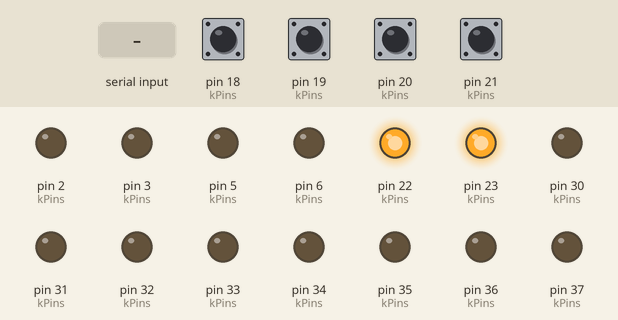
Bench run of a sketch on a simulated Arduino Mega 2560, built with avr-gcc and run on an emulated ATmega2560. On the bench: output pins drawn as LEDs (lit = HIGH). The test bench sets the inputs (shaded band); at power-on: pin 18 (kPins), pin 19 (kPins), pin 20 (kPins), pin 21 (kPins) HIGH. What the sketch prints to the serial monitor is not drawn.

Above: at 1.2 s.
1.3 s: "1\n" received over Serial
At 2.3 s:
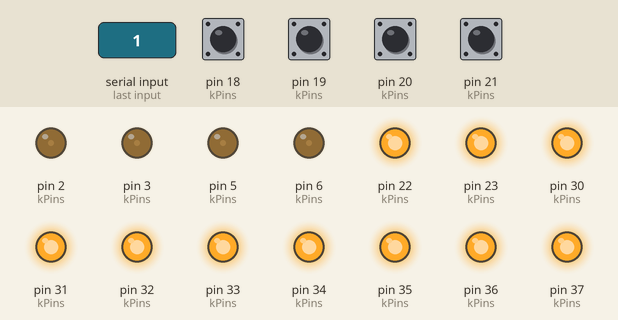
2.8 s: "0\n" received over Serial
At 3.4 s:
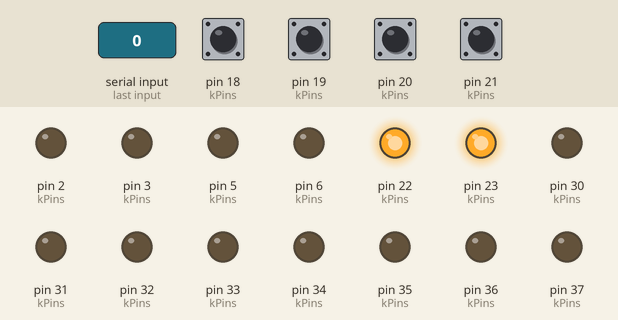
Timing chart, 0 to 5.8 s (numbered marks = the images above; inputs shaded):
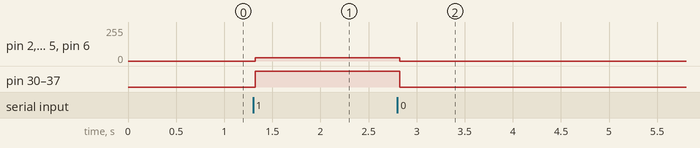

Measured:
- after the input at 1.3 s, pin 2 (kPins), pin 3 (kPins), pin 5 (kPins), pin 6 (kPins): 0/255 → 25/255 at once; pin 30 (kPins), pin 31 (kPins), pin 32 (kPins), pin 33 (kPins), pin 34 (kPins), pin 35 (kPins), pin 36 (kPins), pin 37 (kPins): LOW → HIGH at once
- after the input at 2.8 s, pin 2 (kPins), pin 3 (kPins), pin 5 (kPins), pin 6 (kPins): 25/255 → 0/255 at once; pin 30 (kPins), pin 31 (kPins), pin 32 (kPins), pin 33 (kPins), pin 34 (kPins), pin 35 (kPins), pin 36 (kPins), pin 37 (kPins): HIGH → LOW at once

The sketch:

Arduino_serial_reader.ino
```cpp
// Mega 2560: all four motor channels — pins match omni_bldc_firmware kPins (FL, FR, RL, RR).
// Serial: signed_pwm,ignored — sign = direction, magnitude 0..255 (e.g. 80,0 or -80,0).
// Line "p" prints PG pulse totals for all wheels.

#include <Arduino.h>
#include <math.h>
#include <stdlib.h>
#include <string.h>

#define NUM_WHEELS 4
#define FL 0
#define FR 1
#define RL 2
#define RR 3

// Pin bundle per wheel: must match omni_bldc_firmware.ino wiring.
struct DriverPins {
  uint8_t svPwm;
  uint8_t frPin;
  uint8_t en;
  uint8_t bkPin;
  uint8_t pg;
};

// Order: FL, FR, RL, RR — (svPwm, fr, en, bk, pg).
static const DriverPins kPins[NUM_WHEELS] = {
    {2, 22, 30, 34, 18},   // FL
    {3, 23, 31, 35, 19},   // FR
    {5, 24, 32, 36, 20},   // RL
    {6, 25, 33, 37, 21},   // RR
};

const int MAX_WHEEL_CMD = 255;
const int MIN_EFFECTIVE_CMD = 25;
const uint16_t FR_EN_OFF_DELAY_US = 5000;
// Level on EN pin that means "driver run" (not "disabled"). Many BLD carriers invert Mega→driver;
// use serial E0 = run is LOW, E1 = run is HIGH to A/B test without reflash (default HIGH = omni_bldc_firmware).
static uint8_t enActiveLevel = HIGH;
const bool BRAKE_WHEN_STOPPED = true;

// Set 0 to silence debug lines (paste DBG12720 lines back for analysis).
#define DEBUG_SERIAL_INSTRUMENT 1

volatile unsigned long pgPulseTotal[NUM_WHEELS] = {0, 0, 0, 0};
static bool lastDirForward[NUM_WHEELS];

void isrPgFL() { pgPulseTotal[FL]++; }
void isrPgFR() { pgPulseTotal[FR]++; }
void isrPgRL() { pgPulseTotal[RL]++; }
void isrPgRR() { pgPulseTotal[RR]++; }

static inline void driverInputRelease(uint8_t pin) {
  pinMode(pin, OUTPUT);
  digitalWrite(pin, HIGH);
}

static inline void driverInputGround(uint8_t pin) {
  pinMode(pin, OUTPUT);
  digitalWrite(pin, LOW);
}

static inline int clampi(int v, int lo, int hi) {
  if (v < lo) return lo;
  if (v > hi) return hi;
  return v;
}

#if DEBUG_SERIAL_INSTRUMENT
static uint16_t dbgSeq = 0;

// After analogWrite, digitalRead(svPwm) is not meaningful on timer pins; log EN/FR/BK only.
static void dbgPinSnapshot(const char *hypothesisId, const char *location, int magWritten) {
  Serial.print(F("DBG12720 {\"sessionId\":\"12720d\",\"seq\":"));
  Serial.print((unsigned int)++dbgSeq);
  Serial.print(F(",\"hypothesisId\":\""));
  Serial.print(hypothesisId);
  Serial.print(F("\",\"location\":\""));
  Serial.print(location);
  Serial.print(F("\",\"message\":\"pin_snapshot\",\"timestamp\":"));
  Serial.print(millis());
  Serial.print(F(",\"data\":{\"mag\":"));
  Serial.print(magWritten);
  Serial.print(F(",\"enRunIsHigh\":"));
  Serial.print(enActiveLevel == HIGH ? 1 : 0);
  Serial.print(F(",\"w\":["));
  for (uint8_t i = 0; i < NUM_WHEELS; i++) {
    if (i) Serial.print(',');
    Serial.print(F("{\"i\":"));
    Serial.print(i);
    Serial.print(F(",\"en\":"));
    Serial.print(digitalRead(kPins[i].en));
    Serial.print(F(",\"fr\":"));
    Serial.print(digitalRead(kPins[i].frPin));
    Serial.print(F(",\"bk\":"));
    Serial.print(digitalRead(kPins[i].bkPin));
    Serial.print('}');
  }
  Serial.println(F("]}}"));
}
#endif

// Apply the same signed PWM command to every wheel (BLD-515C-style sequencing per channel).
void motorsAll(int16_t signedCmd) {
  int cmd = clampi((int)signedCmd, -MAX_WHEEL_CMD, MAX_WHEEL_CMD);
  bool dirForward = (cmd >= 0);
  int magnitude = abs(cmd);

#if DEBUG_SERIAL_INSTRUMENT
  // #region agent log
  Serial.print(F("DBG12720 {\"sessionId\":\"12720d\",\"seq\":"));
  Serial.print((unsigned int)++dbgSeq);
  Serial.print(F(",\"hypothesisId\":\"H4\",\"location\":\"motorsAll:pre_min\",\"message\":\"cmd_shape\",\"timestamp\":"));
  Serial.print(millis());
  Serial.print(F(",\"data\":{\"signedIn\":"));
  Serial.print((int)signedCmd);
  Serial.print(F(",\"clamped\":"));
  Serial.print(cmd);
  Serial.print(F(",\"magBeforeMin\":"));
  Serial.print(magnitude);
  Serial.println(F("}}"));
  // #endregion
#endif

  if (magnitude > 0 && magnitude < MIN_EFFECTIVE_CMD) {
    magnitude = MIN_EFFECTIVE_CMD;
  }

  bool anyDirChange = false;
  for (uint8_t i = 0; i < NUM_WHEELS; i++) {
    if (dirForward != lastDirForward[i]) {
      anyDirChange = true;
      break;
    }
  }
#if DEBUG_SERIAL_INSTRUMENT
  // #region agent log
  Serial.print(F("DBG12720 {\"sessionId\":\"12720d\",\"seq\":"));
  Serial.print((unsigned int)++dbgSeq);
  Serial.print(F(",\"hypothesisId\":\"H3\",\"location\":\"motorsAll:dir_gate\",\"message\":\"dir_sequence\",\"timestamp\":"));
  Serial.print(millis());
  Serial.print(F(",\"data\":{\"dirFwd\":"));
  Serial.print(dirForward ? 1 : 0);
  Serial.print(F(",\"anyDirChange\":"));
  Serial.print(anyDirChange ? 1 : 0);
  Serial.println(F("}}"));
  // #endregion
#endif
  if (anyDirChange) {
    for (uint8_t i = 0; i < NUM_WHEELS; i++) {
      digitalWrite(kPins[i].en, enActiveLevel == HIGH ? LOW : HIGH);
    }
    delayMicroseconds(FR_EN_OFF_DELAY_US);
    for (uint8_t i = 0; i < NUM_WHEELS; i++) {
      if (dirForward != lastDirForward[i]) {
        if (dirForward) {
          driverInputRelease(kPins[i].frPin);
        } else {
          driverInputGround(kPins[i].frPin);
        }
        lastDirForward[i] = dirForward;
      }
    }
  }

  for (uint8_t i = 0; i < NUM_WHEELS; i++) {
    if (magnitude > 0) {
      driverInputRelease(kPins[i].bkPin);
    } else {
      if (BRAKE_WHEN_STOPPED) {
        driverInputGround(kPins[i].bkPin);
      } else {
        driverInputRelease(kPins[i].bkPin);
      }
    }

    digitalWrite(kPins[i].en,
                  (magnitude > 0) ? enActiveLevel : (uint8_t)(enActiveLevel == HIGH ? LOW : HIGH));
    analogWrite(kPins[i].svPwm, magnitude);
  }

#if DEBUG_SERIAL_INSTRUMENT
  // #region agent log
  dbgPinSnapshot("H1_H2_H3", "motorsAll:after_apply", magnitude);
  // H1: if mag>0, expect digitalRead(en)==enActiveLevel for each wheel
  // H2: if mag>0, expect bk HIGH (brake off) with our driverInputRelease = HIGH
  // H3: fr HIGH => forward per sketch convention
  // #endregion
#endif
}

#define LINE_BUF_SIZE 96
static char lineBuf[LINE_BUF_SIZE];
static uint8_t lineLen = 0;

// True when buffer is a complete two-field line "num,num" (no trailing junk). Lets Serial tools
// that send no LF still run motorsAll() after the last digit of the second field.
static bool commaLineComplete(uint8_t len) {
  if (len == 0 || len >= LINE_BUF_SIZE) {
    return false;
  }
  lineBuf[len] = '\0';
  if (strchr(lineBuf, ',') == NULL) {
    return false;
  }
  char *end1 = NULL;
  (void)strtod(lineBuf, &end1);
  if (end1 == lineBuf) {
    return false;
  }
  while (*end1 == ' ' || *end1 == '\t') {
    end1++;
  }
  if (*end1 != ',') {
    return false;
  }
  char *p2 = end1 + 1;
  while (*p2 == ' ' || *p2 == '\t') {
    p2++;
  }
  if (*p2 == '\0') {
    return false;
  }
  char *end2 = NULL;
  (void)strtod(p2, &end2);
  if (end2 == p2) {
    return false;
  }
  while (*end2 == ' ' || *end2 == '\t') {
    end2++;
  }
  return *end2 == '\0';
}

void processSerialLineBuffer() {
  if (lineLen == 0) {
    return;
  }
  lineBuf[lineLen] = '\0';
  lineLen = 0;

  char *p = lineBuf;
  while (*p == ' ' || *p == '\t') {
    p++;
  }

  if ((p[0] == 'e' || p[0] == 'E') && (p[1] == '0' || p[1] == '1')) {
    char *er = p + 2;
    while (*er == ' ' || *er == '\t') {
      er++;
    }
    if (*er == '\0') {
      enActiveLevel = (p[1] == '0') ? LOW : HIGH;
      motorsAll(0);
      Serial.print(F("OK enRunLevel="));
      Serial.println(enActiveLevel == HIGH ? F("HIGH") : F("LOW"));
#if DEBUG_SERIAL_INSTRUMENT
      // #region agent log
      dbgPinSnapshot("H1_toggle", "serial:Ecmd", 0);
      // #endregion
#endif
      return;
    }
  }

  if (*p == 'p' && (p[1] == '\0' || p[1] == ' ' || p[1] == '\t')) {
    noInterrupts();
    unsigned long pg0 = pgPulseTotal[FL];
    unsigned long pg1 = pgPulseTotal[FR];
    unsigned long pg2 = pgPulseTotal[RL];
    unsigned long pg3 = pgPulseTotal[RR];
    interrupts();
    Serial.print(F("PG FL="));
    Serial.print(pg0);
    Serial.print(F(" FR="));
    Serial.print(pg1);
    Serial.print(F(" RL="));
    Serial.print(pg2);
    Serial.print(F(" RR="));
    Serial.println(pg3);
    return;
  }

  char *comma = strchr(p, ',');
  if (comma != NULL) {
    *comma = '\0';
  }

  char *endPtr = NULL;
  double spd = strtod(p, &endPtr);
  if (endPtr == p || !isfinite(spd)) {
    Serial.println(F("ERR: bad number (use e.g. -80 or -80,0 then newline)"));
    return;
  }

  if (comma == NULL) {
    while (*endPtr == ' ' || *endPtr == '\t') {
      endPtr++;
    }
    if (*endPtr != '\0') {
      Serial.println(F("ERR: one number per line, or signed_pwm,ignored"));
      return;
    }
  }

  int rounded = (int)lround(spd);
  int16_t cmd = (int16_t)clampi(rounded, -MAX_WHEEL_CMD, MAX_WHEEL_CMD);

  motorsAll(cmd);

  noInterrupts();
  unsigned long pg0 = pgPulseTotal[FL];
  unsigned long pg1 = pgPulseTotal[FR];
  unsigned long pg2 = pgPulseTotal[RL];
  unsigned long pg3 = pgPulseTotal[RR];
  interrupts();

  Serial.print(F("OK cmd="));
  Serial.print(cmd);
  Serial.print(F(" PG FL="));
  Serial.print(pg0);
  Serial.print(F(" FR="));
  Serial.print(pg1);
  Serial.print(F(" RL="));
  Serial.print(pg2);
  Serial.print(F(" RR="));
  Serial.println(pg3);
}

void setup() {
  Serial.begin(115200);

  for (uint8_t i = 0; i < NUM_WHEELS; i++) {
    pinMode(kPins[i].svPwm, OUTPUT);
    analogWrite(kPins[i].svPwm, 0);
    pinMode(kPins[i].en, OUTPUT);
    digitalWrite(kPins[i].en, enActiveLevel == HIGH ? LOW : HIGH);
    driverInputRelease(kPins[i].frPin);
    lastDirForward[i] = true;
    if (BRAKE_WHEN_STOPPED) {
      driverInputGround(kPins[i].bkPin);
    } else {
      driverInputRelease(kPins[i].bkPin);
    }
    pinMode(kPins[i].pg, INPUT_PULLUP);
  }

  attachInterrupt(digitalPinToInterrupt(kPins[FL].pg), isrPgFL, RISING);
  attachInterrupt(digitalPinToInterrupt(kPins[FR].pg), isrPgFR, RISING);
  attachInterrupt(digitalPinToInterrupt(kPins[RL].pg), isrPgRL, RISING);
  attachInterrupt(digitalPinToInterrupt(kPins[RR].pg), isrPgRR, RISING);

  const unsigned long t0 = millis();
  while (!Serial && (millis() - t0 < 3000UL)) {
    ;
  }

  Serial.println(F("All 4 wheels: pins = omni_bldc_firmware kPins (FL..RR)"));
  Serial.print(F("EN_run (default HIGH, omni match)="));
  Serial.print(enActiveLevel == HIGH ? F("HIGH") : F("LOW"));
  Serial.println(
      F(" | FL SV2 FR3 RL5 RR6 | F/R 22-25 EN 30-33 BK 34-37 PG 18-21"));
  Serial.println(
      F("Send: E0 = run level LOW on EN, E1 = run HIGH (A/B polarity); then send speed"));
  Serial.println(
      F("Send: -80 + Newline, OR -80,0 + Newline; two-field num,num also accepted without LF"));
  Serial.println(F("Send: p — PG counts (all wheels)"));
  Serial.println(F("Serial Monitor: 115200, line ending Newline or Both NL & CR (CR ends line)."));
#if DEBUG_SERIAL_INSTRUMENT
  // #region agent log
  Serial.print(F("DBG12720 {\"sessionId\":\"12720d\",\"seq\":"));
  Serial.print((unsigned int)++dbgSeq);
  Serial.print(F(",\"hypothesisId\":\"H1\",\"location\":\"setup:end\",\"message\":\"constants\",\"timestamp\":"));
  Serial.print(millis());
  Serial.print(F(",\"data\":{\"enRunIsHigh\":"));
  Serial.print(enActiveLevel == HIGH ? 1 : 0);
  Serial.print(F(",\"BRAKE_WHEN_STOPPED\":"));
  Serial.print(BRAKE_WHEN_STOPPED ? 1 : 0);
  Serial.println(F("}}"));
  dbgPinSnapshot("H1_H2", "setup:idle_pins", 0);
  // #endregion
#endif
}

void loop() {
  while (Serial.available() > 0) {
    char c = (char)Serial.read();
    if (c == '\r' || c == '\n') {
      processSerialLineBuffer();
      continue;
    }
    if (lineLen < LINE_BUF_SIZE - 1) {
      lineBuf[lineLen++] = c;
      if (strchr(lineBuf, ',') != NULL && commaLineComplete(lineLen)) {
        processSerialLineBuffer();
      }
    } else {
      lineLen = 0;
      Serial.println(F("ERR: line too long"));
    }
  }
}
```
